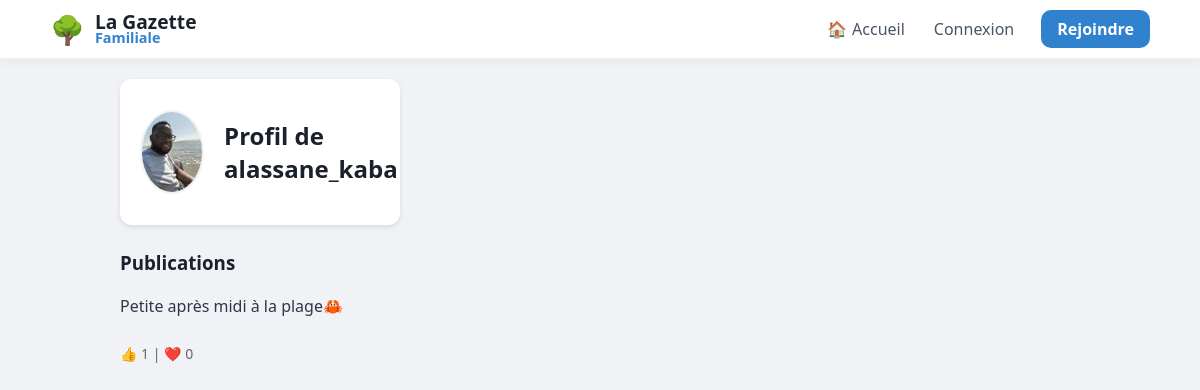
The page /user/alassane_kaba on the database as committed earlier.
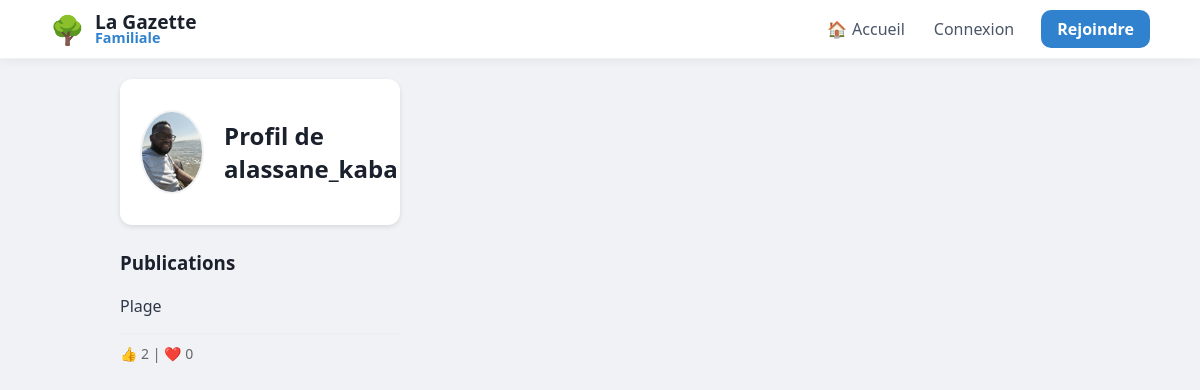
The same page on the database as committed later.
### tables this page shows
CREATE TABLE users (
                id INTEGER PRIMARY KEY AUTOINCREMENT, 
                email TEXT UNIQUE, 
                firstname TEXT, 
                lastname TEXT, 
                username TEXT UNIQUE, 
                password TEXT, 
                avatar TEXT
            );

CREATE TABLE posts (id INTEGER PRIMARY KEY AUTOINCREMENT, username TEXT, content TEXT, likes INTEGER DEFAULT 0, image TEXT);

### app.py (the view)
@app.route("/user/<username>")
def profile(username):
    with get_db() as db:
        posts = db.execute("""
            SELECT posts.*, users.avatar AS user_avatar,
                (SELECT COUNT(*) FROM reactions WHERE post_id=posts.id AND type='thumb') as thumbs,
                (SELECT COUNT(*) FROM reactions WHERE post_id=posts.id AND type='heart') as hearts
            FROM posts
            JOIN users ON posts.username = users.username
            WHERE posts.username=?
            ORDER BY posts.id DESC
        """, (username,)).fetchall()
    return render_template("profile.html", posts=posts, username=username)

### app.py (called while the page is built)
def get_db():
    db = sqlite3.connect("database.db")
    db.row_factory = sqlite3.Row
    return db

### templates/profile.html (shortened to what this page needs)
{% extends "base.html" %}
{% block content %}
<div class="container">
    <div style="display:flex; align-items:center; gap:20px; background:white; padding:20px; border-radius:12px; box-shadow:0 2px 5px rgba(0,0,0,0.1);">
        <img class="avatar" style="width:80px !important; height:80px !important;"
             src="{{ url_for('static', filename='avatars/' + (posts[0]['user_avatar'] if posts else 'default.png')) }}">
        <h2>Profil de {{ username }}</h2>
    </div>
    <h3 style="margin-top:25px;">Publications</h3>
    {% for post in posts %}
        <div class="post">
            <div class="content">{{ post['content'] }}</div>
            <div class="actions" style="color: #65676b; font-size: 14px; border-top: 1px solid #eee; padding-top: 10px; margin-top: 10px;">
                👍 {{ post['thumbs'] }} | ❤️ {{ post['hearts'] }}
            </div>
        </div>
    {% endfor %}
</div>
{% endblock %}

### templates/base.html (shortened to what this page needs)
<!DOCTYPE html>
<html lang="fr">
<head>
    <link rel="stylesheet" href="{{ url_for('static', filename='style.css') }}">
</head>
<body>
    <nav class="navbar">
        <div class="nav-content">
            <div class="nav-left">
                <a href="/" style="text-decoration: none; display: flex; align-items: center; gap: 10px;">
                    <span style="font-size: 28px;">🌳</span>
                    <div style="display: flex; flex-direction: column;">
                        <span style="font-size: 1.2em; font-weight: 800; color: #1a202c; line-height: 1;">La Gazette</span>
                        <span style="font-size: 0.9em; font-weight: 600; color: var(--primary); line-height: 1;">Familiale</span>
                    </div>
                </a>
            </div>
            <div class="nav-right" style="display: flex; align-items: center; gap: 5px;">
                <a href="/" class="nav-item">🏠 <span class="nav-text" style="margin-left:5px;">Accueil</span></a>
                {% if session.get("user") %}
                    <a href="{{ url_for('profile', username=session['user']) }}" class="nav-item">👤 <span class="nav-text" style="margin-left:5px;">Profil</span></a>
                    <a href="/notifications" class="nav-item">🔔</a>
                    <a href="/settings" class="nav-item">⚙️</a>
                    <a href="/logout" style="color: #e53e3e; text-decoration: none; font-weight: 700; font-size: 0.9em; margin-left:10px;">Déconnecter</a>
                {% else %}
                    <a href="/login" class="nav-item">Connexion</a>
                    <a href="/register" style="background: var(--primary); color: white; padding: 8px 16px; border-radius: 10px; text-decoration: none; font-weight: 700; margin-left: 10px;">Rejoindre</a>
                {% endif %}
            </div>
        </div>
    </nav>
    <div class="main-container">
        {% block content %}{% endblock %}
    </div>
</body>
</html>

### static/style.css (style rules this page uses)
body { font-family: 'Segoe UI', system-ui, -apple-system, sans-serif; background: #f0f2f5; margin: 0; color: #1a202c; }
.container { max-width: 1100px; width: 100%; margin: 0 auto; }
nav { background: white; border-bottom: 1px solid #edf2f7; position: sticky; top: 0; z-index: 1000; }
.avatar { width: 45px !important; height: 45px !important; border-radius: 50%; object-fit: cover; border: 2px solid #f0f2f5; }
.content { margin: 15px 0; font-size: 16px; line-height: 1.5; color: #2d3748; }
.nav-item { display: flex; align-items: center; padding: 8px 12px; border-radius: 10px; text-decoration: none; transition: 0.2s; color: #4a5568; }

### templates/base.html (style rules this page uses)
:root { --bg-color: #f0f2f5; --primary: #3182ce; --text-main: #1a202c; --text-light: #718096; }
body { background-color: var(--bg-color); margin: 0; font-family: 'Segoe UI', system-ui, -apple-system, sans-serif; color: var(--text-main); }
.main-container { max-width: 1100px; margin: 0 auto; padding: 20px 15px; display: grid; grid-template-columns: 1fr; gap: 25px; align-items: start; }
@media (min-width: 900px) { .main-container { grid-template-columns: 280px 1fr; } }
.navbar { background: white; box-shadow: 0 2px 10px rgba(0,0,0,0.05); padding: 10px 0; position: sticky; top: 0; z-index: 1000; border-bottom: 1px solid #edf2f7; }
.nav-content { max-width: 1100px; margin: 0 auto; padding: 0 20px; display: flex; justify-content: space-between; align-items: center; }
.nav-item { display: flex; align-items: center; padding: 8px 12px; border-radius: 10px; text-decoration: none; color: #4a5568; transition: 0.2s; }
@media (min-width: 900px) { .main-container { display: grid; grid-template-columns: 280px 650px; justify-content: center; gap: 30px; } }

Rows that differ between the two databases and show on the page:
removed posts: content "Petite après midi à la plage🦀", thumbs "1", hearts "0"
added posts: content "Plage", thumbs "2", hearts "0"
